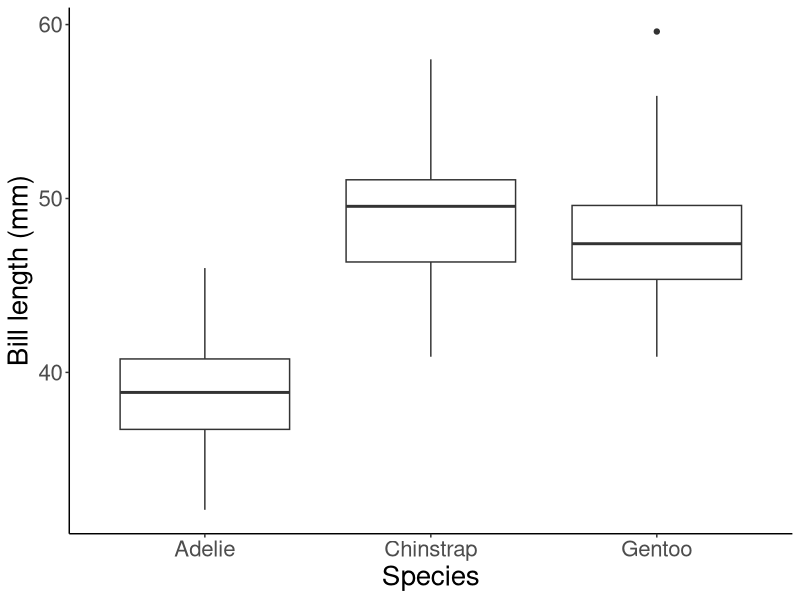
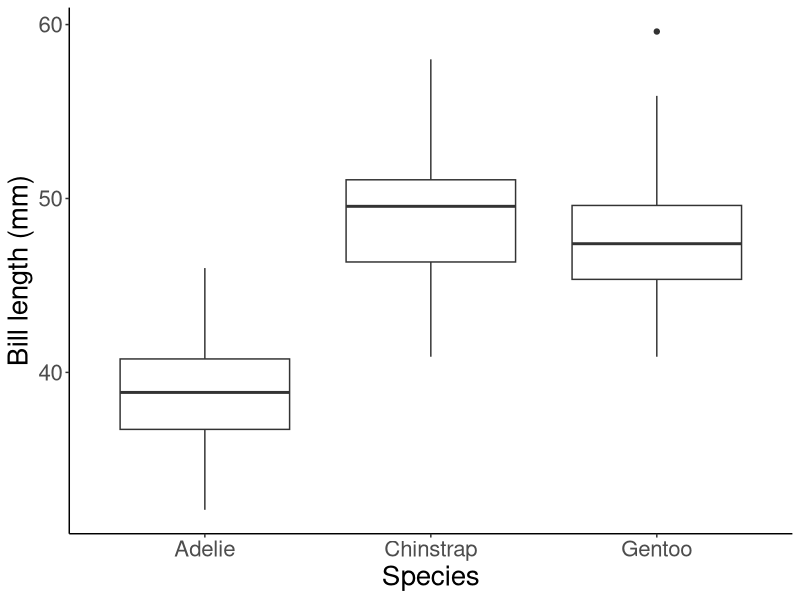
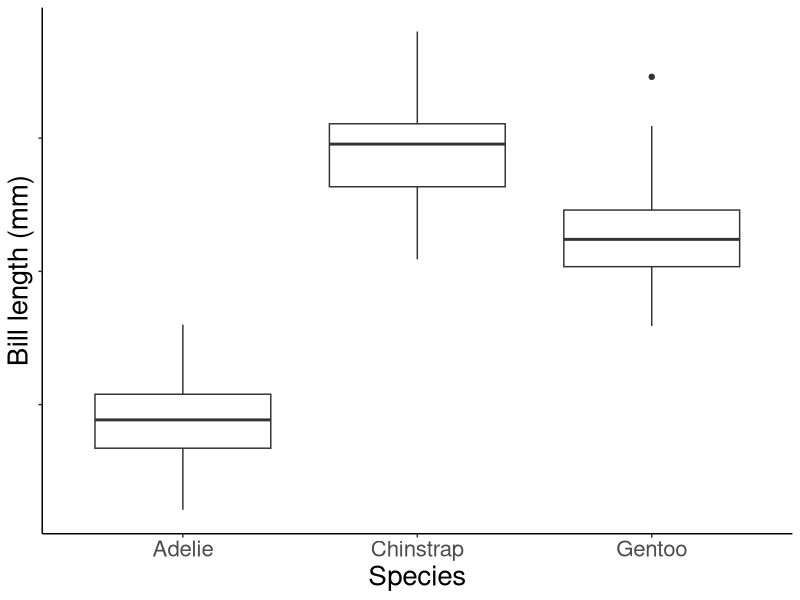
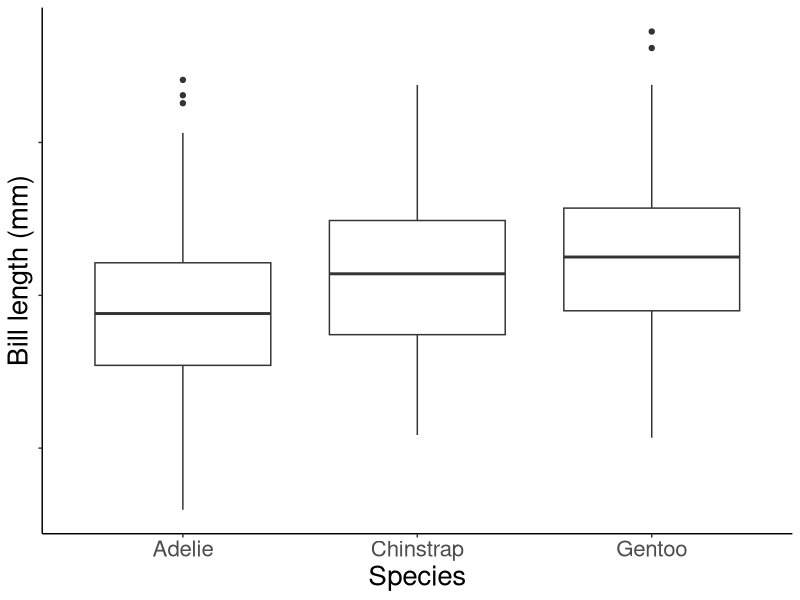
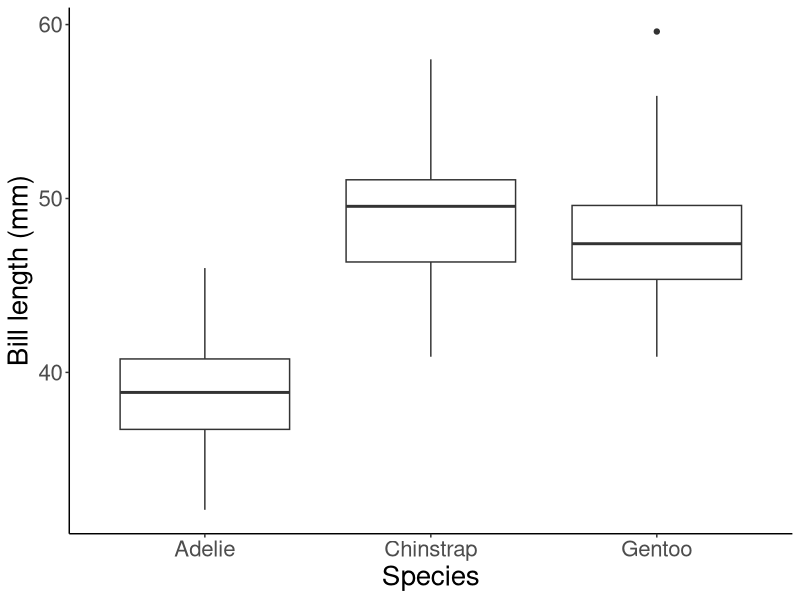
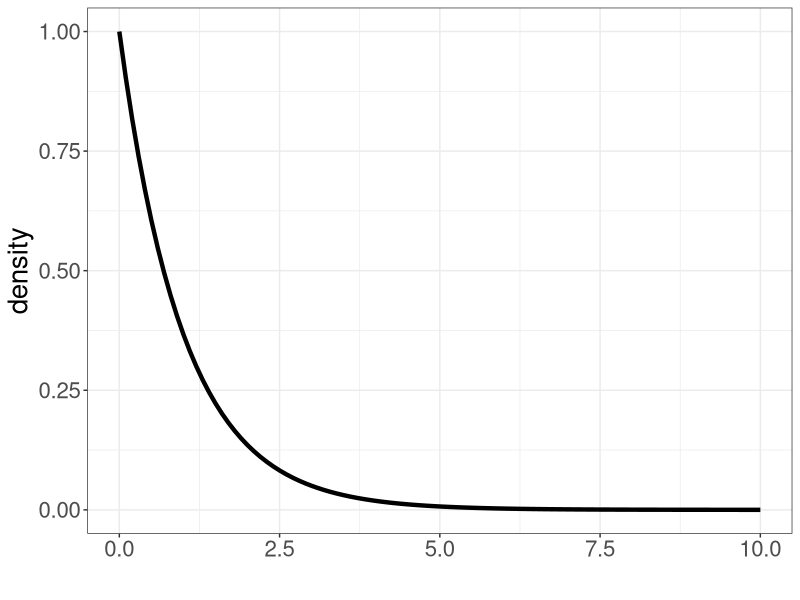

The R script that drew these images, in order:
## ---- chunk 1
library(palmerpenguins)
library(tidyverse)

penguins_no_nas <- penguins %>%
  drop_na()

penguins_no_nas %>%
  ggplot(aes(x = species, y = bill_length_mm)) +
  geom_boxplot() +
  theme_classic() +
  labs(x = "Species", 
       y = "Bill length (mm)") +
  theme(text = element_text(size = 20))
## ---- chunk 2
penguins_no_nas %>%
  ggplot(aes(x = species, y = bill_length_mm)) +
  geom_boxplot() +
  theme_classic() +
  labs(x = "Species", 
       y = "Bill length (mm)") +
  theme(text = element_text(size = 20))
## ---- chunk 3
penguins_no_nas %>%
  mutate(bill_length_mm = bill_length_mm + 
           ifelse(species == "Adelie", 0, 
                  ifelse(species == "Chinstrap", 10, 5))) %>%
  ggplot(aes(x = species, y = bill_length_mm)) +
  geom_boxplot() +
  theme_classic() +
  labs(x = "Species", 
       y = "Bill length (mm)") +
  theme(text = element_text(size = 20),
        axis.text.y = element_blank())
## ---- chunk 4
penguins_no_nas %>%
  mutate(bill_length_mm = bill_length_mm + 
           rnorm(nrow(penguins_no_nas), sd=20)) %>%
  ggplot(aes(x = species, y = bill_length_mm)) +
  geom_boxplot() +
  theme_classic() +
  labs(x = "Species", 
       y = "Bill length (mm)") +
  theme(text = element_text(size = 20),
        axis.text.y = element_blank())
## ---- chunk 5
penguins_no_nas %>%
  ggplot(aes(x = species, y = bill_length_mm)) +
  geom_boxplot() +
  theme_classic() +
  labs(x = "Species", 
       y = "Bill length (mm)") +
  theme(text = element_text(size = 20))
## ---- chunk 6
data.frame(x = seq(0, 10, 0.1),
           y = df(seq(0, 10, 0.1), 2, 330)) %>%
  ggplot(aes(x = x, y = y)) +
  geom_line(lwd = 1.5) +
  labs(x = "", y = "density") +
  theme_bw() +
  theme(text = element_text(size = 20))
## ---- chunk 7
species_lm <- lm(bill_length_mm ~ species, data = penguins_no_nas)
anova(species_lm)
